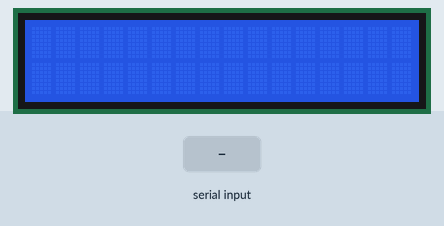
Simulated run of this sketch. Board: Arduino Uno, built with avr-gcc and run on an emulated ATmega328P. Parts: 16×2 character LCD. Inputs (shaded band) come from the test bench.

Above: at 1.2 s.
1.3 s: byte 84 (TEMP_KEY) received over Serial
At 3.3 s:
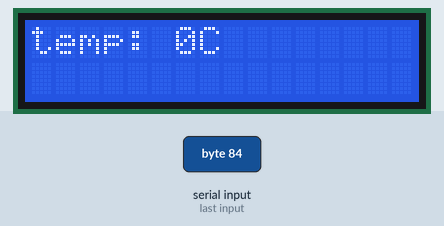
3.8 s: byte 72 (HUM_KEY) received over Serial
At 5.2 s:
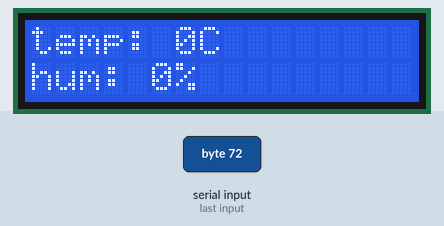
Timing chart, 0 to 6.8 s (numbered marks = the images above; inputs shaded):
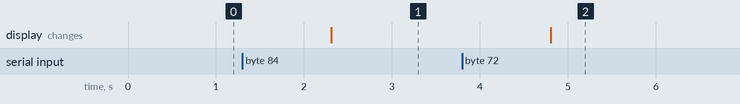

The sketch:

arduino_part.ino
```cpp
#include <Wire.h>
#include <LiquidCrystal_I2C.h>

#define BAUD_RATE 9600

#define TEMP_KEY 'T' /* T - Temperature */
#define HUM_KEY 'H' /* H - Humidity */
#define CLEAR_KEY 'C' /* C - LCD Clear */

LiquidCrystal_I2C lcd(0x27, 16, 2);

void setup()
{
  Serial.begin(BAUD_RATE);

  lcd.init();
  lcd.backlight();
}


void loop()
{
  if(Serial.available() > 0)
  {

    char key = Serial.read();
    int value = Serial.parseInt();

    switch(key)
    {
      case TEMP_KEY:
      {
        lcd.setCursor(0,0);
        lcd.print("temp: ");
        lcd.print(value);
        lcd.print("C");
        break;
      }
      case HUM_KEY:
      {
        lcd.setCursor(0, 1);
        lcd.print("hum: ");
        lcd.print(value);
        lcd.print("%");
        break;
      }
      case CLEAR_KEY:
      {
        lcd.clear();
        break;
      }
    }
  }
}
```

Measured:
- after the input at 1.3 s, the display: changes after 1.0 s (image 1)
- after the input at 3.8 s, the display: changes after 1.0 s (image 2)
